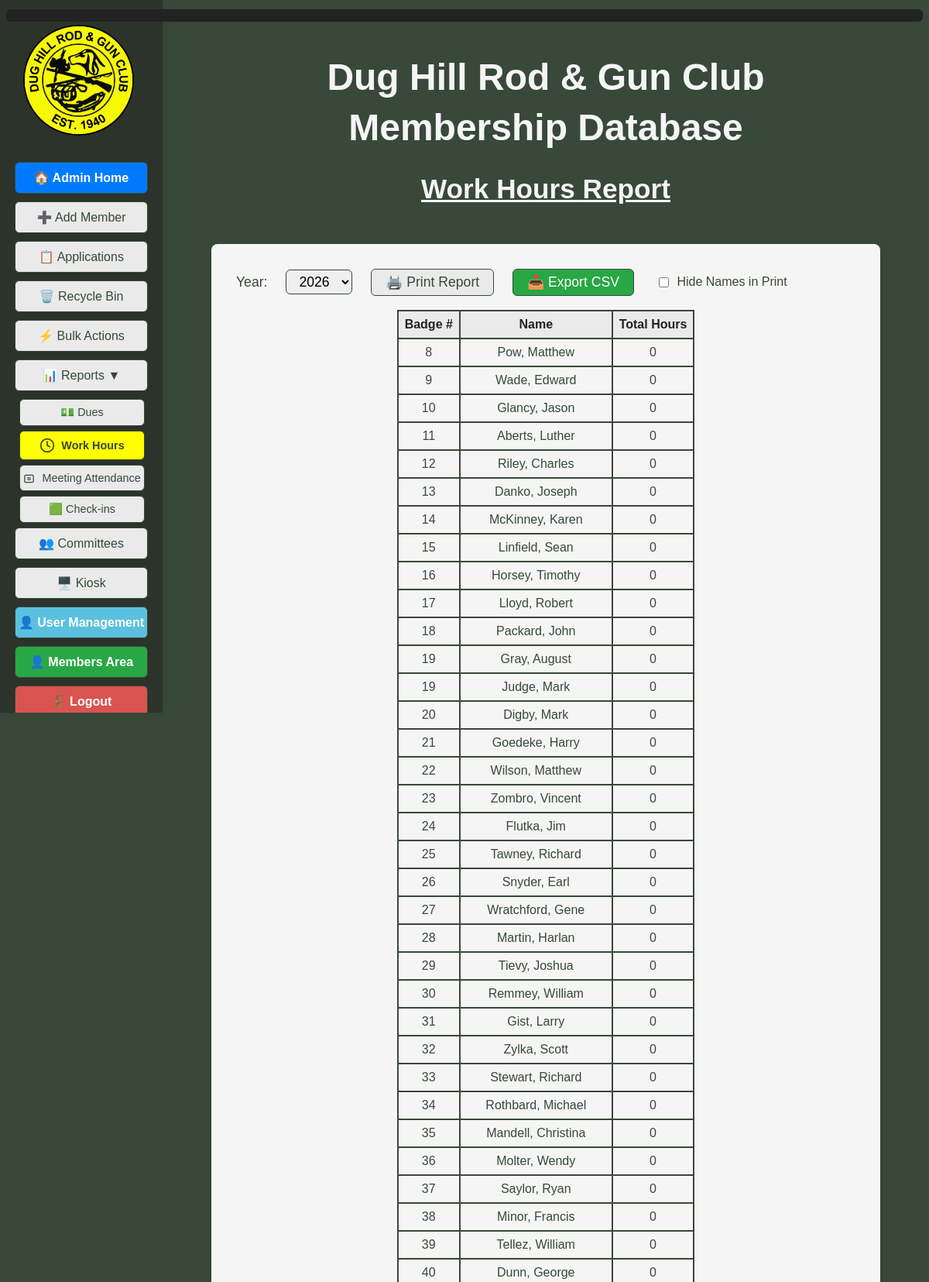
The page /work_hours_report (signed in, upper part) on the database its author committed.
### tables this page shows
CREATE TABLE members (
			id INTEGER PRIMARY KEY AUTOINCREMENT,
			badge_number TEXT,
			membership_type TEXT,
			first_name TEXT NOT NULL,
			middle_name TEXT,
			last_name TEXT NOT NULL,
			suffix TEXT,
			nickname TEXT,
			dob TEXT,
			email TEXT,
			email2 TEXT,
			phone TEXT,
			phone2 TEXT,
			address TEXT,
			city TEXT,
			state TEXT,
			zip TEXT,
			join_date TEXT,
			sponsor TEXT,
			card_internal TEXT,
			card_external TEXT,
			deleted INTEGER DEFAULT 0,
			deleted_on TEXT
		, member_notes TEXT, application_submitted TEXT, introduced_date TEXT, background_check_submitted TEXT, background_check_passed TEXT);

### DH_DB_Webapp/app.py (the view)
@app.route('/work_hours_report')
@login_required
@admin_required
def work_hours_report():
	year = request.args.get('year')
	if year:
		start_date = f"{year}-01-01"
		end_date = f"{year}-12-31"
	else:
		now = datetime.datetime.now()
		year = now.year
		start_date = f"{year}-01-01"
		end_date = f"{year}-12-31"
	work_hours = database.get_work_hours_report(start_date=start_date, end_date=end_date)
	years = database.get_dues_years()  # reuse dues years for dropdown
	now = datetime.datetime.now()
	member_stats = get_member_stats()
	pending_applications = get_pending_application_count()
	return render_template('work_hours_report.html', work_hours=work_hours, years=years, selected_year=year, now=now, active_page='work_hours_report', member_stats=member_stats, pending_applications=pending_applications)

### DH_DB_Webapp/templates/work_hours_report.html (shortened to what this page needs)
<!DOCTYPE html>
<html>
<head>
</head>
<body style="background-color:#384839; font-family:Arial, Helvetica, sans-serif;">
        <div style="color:yellow; background:#222; font-size:1.1em; padding:8px 16px; margin:12px 0; border-radius:6px; z-index:9999; position:relative;">
        </div>
    <div style="display:flex; flex-direction:column; align-items:center;">
    <div class="side-menu" style="position:fixed; top:0; left:0; height:100vh; width:210px; background-color:#2c332b; display:flex; flex-direction:column; align-items:center; padding-top:120px; z-index:100; box-shadow:2px 0 8px rgba(0,0,0,0.08); overflow-y:auto;">
            <img src="{{ url_for('static', filename='Main_Logo-removebg-preview.png') }}" alt="Main Logo" style="height:143px; margin-top:-88px; margin-left:-8px; margin-bottom:34px;">
            <a href="{{ url_for('admin_dashboard') }}" style="width:170px; display:inline-block; padding:10px 0; margin-bottom:10px; border-radius:6px; border:1px solid #384839; background-color:#007bff; color:#ffffff; text-decoration:none; font-weight:bold; font-size:1em; font-family:Arial, Helvetica, sans-serif; box-shadow:0 1px 2px rgba(0,0,0,0.04); text-align:center;">🏠 Admin Home</a>
            <a href="javascript:void(0);" onclick="openModal('addMemberModal')" style="width:170px; display:inline-block; padding:10px 0; margin-bottom:10px; border-radius:6px; border:1px solid #384839; background-color:#eaeaea; color:#384839; text-decoration:none; font-weight:normal; font-size:1em; font-family:Arial, Helvetica, sans-serif; box-shadow:0 1px 2px rgba(0,0,0,0.04); text-align:center;">➕ Add Member</a>
            {% if current_user.is_admin_or_bdfl() %}
            <a href="{{ url_for('admin_applications') }}" class="{{ 'active-menu' if active_page == 'admin_applications' else '' }}" style="width:170px; display:inline-block; padding:10px 0; margin-bottom:10px; border-radius:6px; border:1px solid #384839; background-color:#eaeaea; color:#384839; text-decoration:none; font-weight:{{ 'bold' if active_page == 'admin_applications' else 'normal' }}; font-size:1em; font-family:Arial, Helvetica, sans-serif; box-shadow:0 1px 2px rgba(0,0,0,0.04); text-align:center; position:relative;">📋 Applications</a>
            {% endif %}
            <a href="{{ url_for('recycle_bin') }}" class="{{ 'active-menu' if active_page == 'recycle_bin' else '' }}" style="width:170px; display:inline-block; padding:10px 0; margin-bottom:10px; border-radius:6px; border:1px solid #384839; background-color:#eaeaea; color:#384839; text-decoration:none; font-weight:{{ 'bold' if active_page == 'recycle_bin' else 'normal' }}; font-size:1em; font-family:Arial, Helvetica, sans-serif; box-shadow:0 1px 2px rgba(0,0,0,0.04); text-align:center;">🗑️ Recycle Bin</a>
            <a href="{{ url_for('bulk_actions') }}" class="{{ 'active-menu' if active_page == 'bulk_actions' else '' }}" style="width:170px; display:inline-block; padding:10px 0; margin-bottom:10px; border-radius:6px; border:1px solid #384839; background-color:#eaeaea; color:#384839; text-decoration:none; font-weight:{{ 'bold' if active_page == 'bulk_actions' else 'normal' }}; font-size:1em; font-family:Arial, Helvetica, sans-serif; box-shadow:0 1px 2px rgba(0,0,0,0.04); text-align:center;">⚡ Bulk Actions</a>
            <div class="menu-toggle" onclick="toggleSubmenu()" style="width:170px; display:inline-block; padding:10px 0; margin-bottom:10px; border-radius:6px; border:1px solid #384839; background-color:#eaeaea; color:#384839; text-decoration:none; font-weight:normal; font-size:1em; font-family:Arial, Helvetica, sans-serif; box-shadow:0 1px 2px rgba(0,0,0,0.04); text-align:center;">
                📊 Reports <span id="submenu-arrow">▼</span>
            </div>
            <div id="reports-submenu" class="submenu {% if active_page in ['dues_report', 'work_hours_report', 'meeting_attendance_report', 'kiosk_report'] %}active{% endif %}" style="width:170px;">
                <a href="{{ url_for('dues_report') }}" class="{{ 'active-menu' if active_page == 'dues_report' else '' }}" style="width:170px; display:inline-block; padding:10px 0; margin-bottom:10px; border-radius:6px; border:1px solid #384839; background-color:#eaeaea; color:#384839; text-decoration:none; font-weight:{{ 'bold' if active_page == 'dues_report' else 'normal' }}; font-size:1em; font-family:Arial, Helvetica, sans-serif; box-shadow:0 1px 2px rgba(0,0,0,0.04); text-align:center;">💵 Dues</a>
                <a href="{{ url_for('work_hours_report') }}" class="{{ 'active-menu' if active_page == 'work_hours_report' else '' }}" style="width:170px; display:flex; align-items:center; justify-content:center; gap:8px; padding:10px 0; margin-bottom:10px; border-radius:6px; border:1px solid #384839; background-color:#eaeaea; color:#384839; text-decoration:none; font-weight:{{ 'bold' if active_page == 'work_hours_report' else 'normal' }}; font-size:1em; font-family:Arial, Helvetica, sans-serif; box-shadow:0 1px 2px rgba(0,0,0,0.04);"><img src="{{ url_for('static', filename='icon_work_hours.svg') }}" alt="Work Hours" style="height:20px; vertical-align:middle;"> Work Hours</a>
                <a href="{{ url_for('meeting_attendance_report') }}" class="{{ 'active-menu' if active_page == 'meeting_attendance_report' else '' }}" style="width:170px; display:inline-block; padding:10px 0; margin-bottom:10px; border-radius:6px; border:1px solid #384839; background-color:#eaeaea; color:#384839; text-decoration:none; font-weight:{{ 'bold' if active_page == 'meeting_attendance_report' else 'normal' }}; font-size:1em; font-family:Arial, Helvetica, sans-serif; box-shadow:0 1px 2px rgba(0,0,0,0.04); text-align:center;">
                    <img src="{{ url_for('static', filename='icon_attendance.svg') }}" alt="Attendance" style="height:1em; vertical-align:middle; margin-right:6px;"> Meeting Attendance
                </a>
                <a href="{{ url_for('kiosk_report') }}" class="{{ 'active-menu' if active_page == 'kiosk_report' else '' }}" style="width:170px; display:inline-block; padding:10px 0; margin-bottom:10px; border-radius:6px; border:1px solid #384839; background-color:#eaeaea; color:#384839; text-decoration:none; font-weight:{{ 'bold' if active_page == 'kiosk_report' else 'normal' }}; font-size:1em; font-family:Arial, Helvetica, sans-serif; box-shadow:0 1px 2px rgba(0,0,0,0.04); text-align:center;">🟩 Check-ins</a>
            </div>
            <a href="{{ url_for('committees') }}" class="{{ 'active-menu' if active_page == 'committees' else '' }}" style="width:170px; display:inline-block; padding:10px 0; margin-bottom:10px; border-radius:6px; border:1px solid #384839; background-color:#eaeaea; color:#384839; text-decoration:none; font-weight:{{ 'bold' if active_page == 'committees' else 'normal' }}; font-size:1em; font-family:Arial, Helvetica, sans-serif; box-shadow:0 1px 2px rgba(0,0,0,0.04); text-align:center;">👥 Committees</a>
            <a href="{{ url_for('kiosk') }}" target="_blank" style="width:170px; display:inline-block; padding:10px 0; margin-bottom:10px; border-radius:6px; border:1px solid #384839; background-color:#eaeaea; color:#384839; text-decoration:none; font-weight:normal; font-size:1em; font-family:Arial, Helvetica, sans-serif; box-shadow:0 1px 2px rgba(0,0,0,0.04); text-align:center;">🖥️ Kiosk</a>
            {% if current_user.is_admin_or_bdfl() %}
            <a href="{{ url_for('admin_users') }}" class="{{ 'active-menu' if active_page == 'admin_users' else '' }}" style="width:170px; display:inline-block; padding:10px 0; margin-bottom:10px; border-radius:6px; border:1px solid #384839; background-color:{{ '#5bc0de' if active_page != 'admin_users' else 'rgb(255,255,0)' }}; color:{{ '#ffffff' if active_page != 'admin_users' else '#000000' }}; text-decoration:none; font-weight:bold; font-size:1em; font-family:Arial, Helvetica, sans-serif; box-shadow:0 1px 2px rgba(0,0,0,0.04); text-align:center; position:relative;">
                <span style="display: flex; align-items: center; width: 100%; justify-content: center; text-align: center;">
                    <span style="display:inline-block; vertical-align:middle;">👤 User Management</span>
                </span>
            </a>
            {% endif %}
            <a href="{{ url_for('member_dashboard') }}" style="width:170px; display:inline-block; padding:10px 0; margin-bottom:10px; border-radius:6px; border:1px solid #384839; background-color:#28a745; color:#ffffff; text-decoration:none; font-weight:bold; font-size:1em; font-family:Arial, Helvetica, sans-serif; box-shadow:0 1px 2px rgba(0,0,0,0.04); text-align:center;">👤 Members Area</a>
            <a href="{{ url_for('logout') }}" style="width:170px; display:inline-block; padding:10px 0; margin-bottom:10px; border-radius:6px; border:1px solid #384839; background-color:#d9534f; color:#ffffff; text-decoration:none; font-weight:bold; font-size:1em; font-family:Arial, Helvetica, sans-serif; box-shadow:0 1px 2px rgba(0,0,0,0.04); text-align:center;">🚪 Logout</a>
        </div>
            </div>
        <div class="main-content" style="flex:1; margin-left:210px; display:flex; flex-direction:column; align-items:center;">
            <div style="display:flex; flex-direction:row; justify-content:center; margin-bottom:20px; width:100%;">
                <div style="text-align:center; width:100%;">
                    <h1 style="margin-bottom:0.2em; color:#f5f5f5; font-size:3em;">Dug Hill Rod & Gun Club</h1>
                    <h1 style="margin-top:0.2em; color:#f5f5f5; font-size:3em;">Membership Database</h1>
                    <h2 style="font-size:2.2em; margin-bottom:0.2em; margin-top:0; text-align:center; color:#f5f5f5; font-family:Arial, Helvetica, sans-serif; font-weight:bold; text-decoration:underline;">Work Hours Report</h2>
                </div>
            </div>
            <div style="background-color:#f5f5f5; border-radius:8px; padding:32px; min-width:400px; min-height:200px; box-shadow:0 2px 8px rgba(0,0,0,0.08); margin-bottom:40px; margin-top:24px; width:100%; max-width:800px;">
                <form method="get" action="{{ url_for('work_hours_report') }}" style="margin-bottom:18px; display:inline-flex; align-items:center; gap:16px;">
                    <label for="year" style="font-size:1.1em; color:#384839; margin-right:8px;">Year:</label>
                    <select name="year" id="year" onchange="this.form.submit()" style="font-size:1.1em; padding:4px 12px; border-radius:6px; border:1px solid #384839;">
                        {% for y in years %}
                        {% if y != 'All' and y != 'all' %}
                        <option value="{{ y }}" {% if selected_year == y %}selected{% endif %}>{{ y }}</option>
                        {% endif %}
                        {% endfor %}
                    </select>
                    <button type="button" class="print-btn" onclick="printReport()" style="padding:6px 18px; font-size:1.1em; border-radius:6px; border:1px solid #384839; background-color:#eaeaea; color:#384839; cursor:pointer; margin-left:8px;">🖨️ Print Report</button>
                    <button type="button" class="print-btn" onclick="window.location.href='{{ url_for('work_hours_export_csv', year=selected_year) }}'" style="padding:6px 18px; font-size:1.1em; border-radius:6px; border:1px solid #384839; background-color:#28a745; color:#fff; cursor:pointer; margin-left:8px;">📥 Export CSV</button>
                    <label class="hide-names-label" style="font-size:1em; color:#384839; margin-left:12px;">
                        <input type="checkbox" id="hideNamesPrint" style="margin-right:6px; vertical-align:middle;" onclick="toggleHideNames()"> Hide Names in Print
                    </label>
                </form>
                <div style="display: flex; justify-content: center; align-items: center; width: 100%;">
                    <table id="workHoursTable" class="print-table" style="width:auto; max-width:700px; border-collapse:collapse; margin-left:auto; margin-right:auto;">
                        <thead>
                        <tr style="background:#eaeaea; color:#222;">
                            <th id="th0" style="padding:8px; border:2px solid #384839; cursor:pointer; text-align:center;" onclick="sortTable(0)">Badge # </th>
                            <th id="th1" class="name-col" style="padding:8px; border:2px solid #384839; cursor:pointer;" onclick="sortTable(1)">Name </th>
                            <th id="th2" style="padding:8px; border:2px solid #384839; cursor:pointer; text-align:center;" onclick="sortTable(2)">Total Hours </th>
                        </tr>
                        </thead>
                        <tbody id="workHoursBody">
                        {% for wh in work_hours %}
                        <tr data-member-id="{{ wh[4] }}" style="cursor:pointer;" onclick="window.location='{{ url_for('member_details', member_id=wh[4]) }}?tab=work_hours'">
                            <td style="padding:8px; border:2px solid #384839; text-align:center; color:#384839;">{{ wh[0] }}</td>
                            <td class="name-col" style="padding:8px; border:2px solid #384839; color:#384839;">{{ wh[2] }}, {{ wh[1] }}</td>
                            <td style="padding:8px; border:2px solid #384839; text-align:center; color:#384839;">{{ wh[3] }}</td>
                        </tr>
                        {% endfor %}
                        </tbody>
                    </table>
                </div>
            </div>
        </div>
</body>
</html>

### rows shown on the page
members: badge_number "8", last_name "Pow", first_name "Matthew", deleted "0"
members: badge_number "9", last_name "Wade", first_name "Edward", deleted "0"
members: badge_number "10", last_name "Glancy", first_name "Jason", deleted "0"
members: badge_number "11", last_name "Aberts", first_name "Luther", deleted "0"
members: badge_number "12", last_name "Riley", first_name "Charles", deleted "0"
members: badge_number "13", last_name "Danko", first_name "Joseph", deleted "0"
members: badge_number "14", last_name "McKinney", first_name "Karen", deleted "0"
members: badge_number "15", last_name "Linfield", first_name "Sean", deleted "0"
members: badge_number "16", last_name "Horsey", first_name "Timothy", deleted "0"
members: badge_number "17", last_name "Lloyd", first_name "Robert", deleted "0"
members: badge_number "18", last_name "Packard", first_name "John", deleted "0"
members: badge_number "19", last_name "Gray", first_name "August", deleted "0"
members: badge_number "19", last_name "Judge", first_name "Mark", deleted "0"
members: badge_number "20", last_name "Digby", first_name "Mark", deleted "0"
members: badge_number "21", last_name "Goedeke", first_name "Harry", deleted "0"
members: badge_number "22", last_name "Wilson", first_name "Matthew", deleted "0"
members: badge_number "23", last_name "Zombro", first_name "Vincent", deleted "0"
members: badge_number "24", last_name "Flutka", first_name "Jim", deleted "0"
members: badge_number "25", last_name "Tawney", first_name "Richard", deleted "0"
members: badge_number "26", last_name "Snyder", first_name "Earl", deleted "0"
members: badge_number "27", last_name "Wratchford", first_name "Gene", deleted "0"
members: badge_number "28", last_name "Martin", first_name "Harlan", deleted "0"
members: badge_number "29", last_name "Tievy", first_name "Joshua", deleted "0"
members: badge_number "30", last_name "Remmey", first_name "William", deleted "0"
members: badge_number "31", last_name "Gist", first_name "Larry", deleted "0"
members: badge_number "32", last_name "Zylka", first_name "Scott", deleted "0"
members: badge_number "33", last_name "Stewart", first_name "Richard", deleted "0"
members: badge_number "34", last_name "Rothbard", first_name "Michael", deleted "0"
members: badge_number "35", last_name "Mandell", first_name "Christina", deleted "0"
members: badge_number "36", last_name "Molter", first_name "Wendy", deleted "0"
members: badge_number "37", last_name "Saylor", first_name "Ryan", deleted "0"
members: badge_number "38", last_name "Minor", first_name "Francis", deleted "0"
members: badge_number "39", last_name "Tellez", first_name "William", deleted "0"
members: badge_number "40", last_name "Dunn", first_name "George", deleted "0"

### other values the page prints
form field year "2026"
